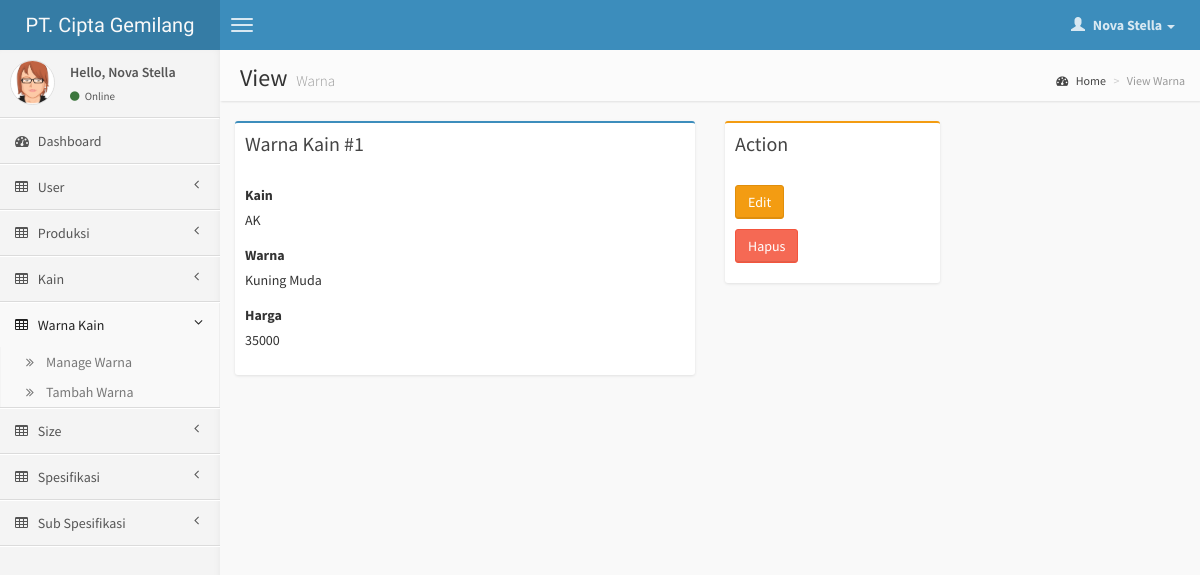
The page /page/warna/view.php?id=1 (signed in) on the database its author committed.
### tables this page shows
CREATE TABLE IF NOT EXISTS `user` (
  `id_user` int(11) NOT NULL AUTO_INCREMENT,
  `nama` varchar(100) NOT NULL,
  `username` varchar(15) NOT NULL,
  `password` varchar(255) NOT NULL,
  `level` int(11) NOT NULL,
  `date_created` date NOT NULL,
  PRIMARY KEY (`id_user`)
);

CREATE TABLE IF NOT EXISTS `jenis_warna` (
  `id_jenis_warna` int(11) NOT NULL AUTO_INCREMENT,
  `id_kain` int(11) NOT NULL,
  `warna` varchar(50) NOT NULL,
  `harga` int(10) NOT NULL,
  PRIMARY KEY (`id_jenis_warna`)
);

CREATE TABLE IF NOT EXISTS `kains` (
  `id_kain` int(11) NOT NULL AUTO_INCREMENT,
  `kain` varchar(50) NOT NULL,
  PRIMARY KEY (`id_kain`)
);

### function.php (called while the page is built, shortened)
<?php
	function getUserInfo($field){
		if(isset($_SESSION['id_user'])){
			$q = mysql_query("select * from user where id_user='$_SESSION[id_user]'");
			$data = mysql_fetch_array($q);
			return $data[$field];
		}
		return false;
	}
	function getKain($id){
		$q = mysql_query("select * from kains where id_kain='$id'");
		$data = mysql_fetch_array($q);
		return $data['kain'];
	}
?>

### page/warna/view.php (the view, shortened to what this page needs)
<?php $pageTitle = 'View Warna'; $pageActive = 'warna'; ?>
<?php include '../header.php'; ?>
<section class="content-header">
    <h1>
        View
        <small>Warna</small>
    </h1>
    <ol class="breadcrumb">
        <li><a href="#"><i class="fa fa-dashboard"></i> Home</a></li>
        <li class="active">View Warna</li>
    </ol>
</section>
<section class="content">
	<?php if(isset($_GET['id'])){ ?>
		<?php
			$id = $_GET['id'];
			$sql = mysql_query("SELECT * FROM jenis_warna WHERE id_jenis_warna=$id");
			$data = mysql_fetch_array($sql);
		?>
		<div class="row">
			<div class="col-md-6">
				<div class="box box-primary">
					<div class="box-header">
						<h3 class="box-title">Warna Kain #<?php echo $data['id_kain']; ?></h3>
					</div>
					<div class="box-body">
						<div class="form-group">
							<label>Kain</label>
							<p><?php echo getKain($data['id_kain']); ?></p>
						</div>
						<div class="form-group">
							<label>Warna</label>
							<p><?php echo $data['warna']; ?></p>
						</div>
						<div class="form-group">
							<label>Harga</label>
							<p><?php echo $data['harga']; ?></p>
						</div>
					</div>
				</div>
			</div>
			<div class="col-md-3">
				<div class="box box-warning">
					<div class="box-header">
						<h3 class="box-title">Action</h3>
					</div>
					<div class="box-body">
						<p>
							<a href="edit.php?id=<?php echo $id; ?>" class="btn btn-warning">Edit</a>
						</p>
						<p>
							<a href="delete.php?id=<?php echo $id; ?>" onclick="return confirm('Anda yakin akan menghapus ini?')" class="btn btn-danger">Hapus</a>
						</p>
					</div>
				</div>
			</div>
		</div>
	<?php } else { ?>
		<?php include '../404.php'; ?>
	<?php } ?>
</section>
<?php include '../footer.php'; ?>

### page/header.php (shortened to what this page needs)
<?php require('../../config/config.php'); require("../../config/session.php"); require("../../function.php");  ?>
<!DOCTYPE html>
<html>
    <head>
        <link href="<?php echo DOMAIN; ?>/css/bootstrap.min.css" rel="stylesheet" type="text/css" />
        <link href="<?php echo DOMAIN; ?>/css/font-awesome.min.css" rel="stylesheet" type="text/css" />
        <link href="<?php echo DOMAIN; ?>/css/ionicons.min.css" rel="stylesheet" type="text/css" />
        <link href="<?php echo DOMAIN; ?>/css/morris/morris.css" rel="stylesheet" type="text/css" />
        <link href="<?php echo DOMAIN; ?>/css/jvectormap/jquery-jvectormap-1.2.2.css" rel="stylesheet" type="text/css" />
        <link href="<?php echo DOMAIN; ?>/css/fullcalendar/fullcalendar.css" rel="stylesheet" type="text/css" />
        <link href="<?php echo DOMAIN; ?>/css/daterangepicker/daterangepicker-bs3.css" rel="stylesheet" type="text/css" />
        <link href="<?php echo DOMAIN; ?>/css/bootstrap-wysihtml5/bootstrap3-wysihtml5.min.css" rel="stylesheet" type="text/css" />
        <link href="../../css/datatables/dataTables.bootstrap.css" rel="stylesheet" type="text/css" />
        <link href="<?php echo DOMAIN; ?>/css/AdminLTE.css" rel="stylesheet" type="text/css" />
    </head>
    <body class="skin-blue">
        <header class="header">
            <a href="index.html" class="logo">
                PT. Cipta Gemilang
            </a>
            <nav class="navbar navbar-static-top" role="navigation">
                <a href="#" class="navbar-btn sidebar-toggle" data-toggle="offcanvas" role="button">
                    <span class="icon-bar"></span>
                    <span class="icon-bar"></span>
                    <span class="icon-bar"></span>
                </a>
                <div class="navbar-right">
                    <ul class="nav navbar-nav">
                        <li class="dropdown user user-menu">
                            <a href="#" class="dropdown-toggle" data-toggle="dropdown">
                                <i class="glyphicon glyphicon-user"></i>
                                <span><?php echo getUserInfo('nama'); ?> <i class="caret"></i></span>
                            </a>
                        </li>
                    </ul>
                </div>
            </nav>
        </header>
        <div class="wrapper row-offcanvas row-offcanvas-left">
            <aside class="left-side sidebar-offcanvas">
                <section class="sidebar">
                    <div class="user-panel">
                        <div class="pull-left image">
                            <img src="<?php echo DOMAIN; ?>/img/avatar3.png" class="img-circle" alt="User Image" />
                        </div>
                        <div class="pull-left info">
                            <p>Hello, <?php echo getUserInfo('nama'); ?></p>
                            <a href="#"><i class="fa fa-circle text-success"></i> Online</a>
                        </div>
                    </div>
                    <ul class="sidebar-menu">
                        <li <?php if($pageActive == 'dashboard'): ?>class="active"<?php endif; ?> >
                            <a href="<?php echo DOMAIN; ?>">
                                <i class="fa fa-dashboard"></i> <span>Dashboard</span>
                            </a>
                        </li>
                        <?php if($_SESSION['level'] == 1): ?>
                        <li class="treeview <?php if($pageActive == 'user'): ?>active<?php endif; ?>">
                            <a href="#">
                                <i class="fa fa-table"></i> <span>User</span>
                                <i class="fa fa-angle-left pull-right"></i>
                            </a>
                        </li>
                        <?php endif; ?>
                        <li class="treeview <?php if($pageActive == 'produksi'): ?>active<?php endif; ?>">
                            <a href="#">
                                <i class="fa fa-table"></i> <span>Produksi</span>
                                <i class="fa fa-angle-left pull-right"></i>
                            </a>
                        </li>
                        <?php if($_SESSION['level'] == 1 || $_SESSION['level'] == 2): ?>
                        <li class="treeview <?php if($pageActive == 'kain'): ?>active<?php endif; ?>">
                            <a href="#">
                                <i class="fa fa-table"></i> <span>Kain</span>
                                <i class="fa fa-angle-left pull-right"></i>
                            </a>
                        </li>
                        <li class="treeview <?php if($pageActive == 'warna'): ?>active<?php endif; ?>">
                            <a href="#">
                                <i class="fa fa-table"></i> <span>Warna Kain</span>
                                <i class="fa fa-angle-left pull-right"></i>
                            </a>
                            <ul class="treeview-menu">
                                <li><a href="<?php echo DOMAIN; ?>/page/warna"><i class="fa fa-angle-double-right"></i>Manage Warna</a></li>
                                <li><a href="<?php echo DOMAIN; ?>/page/warna/input.php"><i class="fa fa-angle-double-right"></i>Tambah Warna</a></li>
                            </ul>
                        </li>
                        <li class="treeview <?php if($pageActive == 'size'): ?>active<?php endif; ?>">
                            <a href="#">
                                <i class="fa fa-table"></i> <span>Size</span>
                                <i class="fa fa-angle-left pull-right"></i>
                            </a>
                        </li>
                        <li class="treeview <?php if($pageActive == 'spesifikasi'): ?>active<?php endif; ?>">
                            <a href="#">
                                <i class="fa fa-table"></i> <span>Spesifikasi</span>
                                <i class="fa fa-angle-left pull-right"></i>
                            </a>
                        </li>
                        <li class="treeview <?php if($pageActive == 'sub_spesifikasi'): ?>active<?php endif; ?>">
                            <a href="#">
                                <i class="fa fa-table"></i> <span>Sub Spesifikasi</span>
                                <i class="fa fa-angle-left pull-right"></i>
                            </a>
                        </li>
                        <?php endif; ?>
                    </ul>
                </section>
            </aside>
            <aside class="right-side">

### rows shown on the page
user: nama "Nova Stella"
jenis_warna: id_kain "1", id_kain.kain "AK", warna "Kuning Muda", harga "35000"
